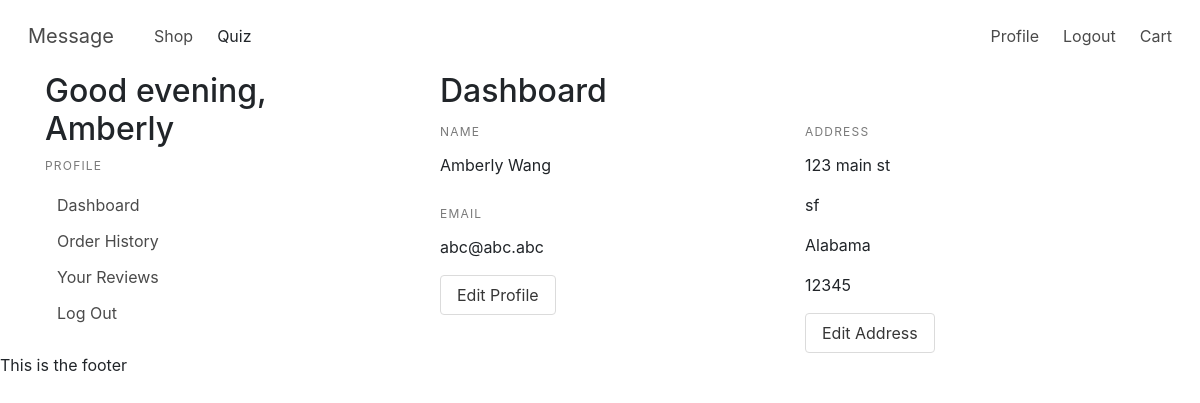
The app's page /profile (signed in), older data.
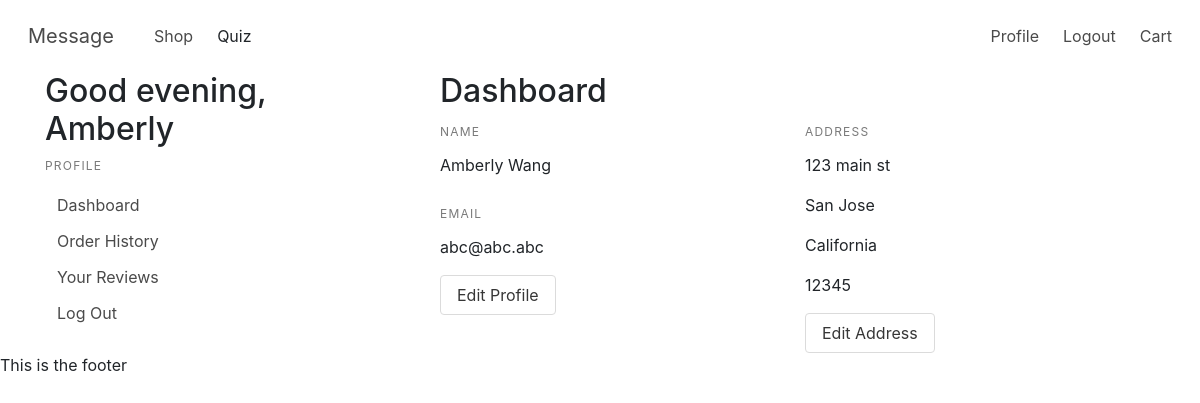
The same page, newer data.
### models.py (models this page shows, shortened)
class User(UserMixin, Model):
    fname = CharField()
    lname = CharField()
    email = CharField(unique=True)
    password = CharField(max_length=100)
    street_address = CharField(default="")
    city = CharField(default="")
    state = CharField(default="")
    postal_code = CharField(default="")
    join_date = DateTimeField(default=datetime.datetime.now())
    class Meta:
        database = DATABASE

### app.py (the view)
@app.route('/profile')
@login_required
def profile():
    user = current_user
    current_hour = datetime.datetime.now().hour
    greeting = time_of_day(current_hour)
    return render_template("dashboard.html", user=user, greeting=greeting)

### app.py (called while the page is built)
@login_manager.user_loader
def load_user(userid):
    try:
        return models.User.get(models.User.id == userid)
    except models.DoesNotExist:
        return None

@app.before_request
def before_request():
    g.db = models.DATABASE
    g.db.connect()
    g.user = current_user

@app.after_request
def after_request(response):
    g.db.close()
    return response

def time_of_day(hour):
    return (
        "morning" if 5 <= hour <= 11
        else
        "afternoon" if 12 <= hour <= 17
        else
        "evening" if 18 <= hour <= 22
        else
        "night"
    )

### templates/dashboard.html
{% extends 'profile.html' %}
{% block profile %}
<h2>Dashboard</h2>
    <div class="row">
        <div class="col-6">
            <label class="menu-label">Name</label>
            <p>{{user.fname}} {{user.lname}}</p>
            <label class="menu-label">Email</label>
            <p>{{user.email}}</p>
            <a href="/profile/edit" class="button">Edit Profile</a>
        </div>
        <div class="col-6">
            <label class="menu-label">Address</label>
            <p>{{user.street_address}}</p>
            <p>{{user.city}}</p>
            <p>{{user.state}}</p>
            <p>{{user.postal_code}}</p>
            <a href="/profile/address" class="button">Edit Address</a>
        </div>
    </div>
{% endblock %}

### templates/profile.html
{% extends 'layout.html' %}
{% block content %}
<div class="container">
    <div class="row">
        <div class="col-sm-4">
            <h2> Good {{greeting}}, {{user.fname}}</h2>
            <aside class="menu">
                <p class="menu-label">
                    Profile
                </p>
                <ul class="menu-list">
                    <li><a href="{{url_for('profile')}}">Dashboard</a></li>
                    <li><a href="{{url_for('order_history')}}">Order History</a></li>
                    <li><a href="{{url_for('reviews')}}">Your Reviews</a></li>
                    <li><a href="{{url_for('logout')}}">Log Out</a></li>
                </ul>
            </aside>
        </div>
        <div class="col-sm-8">
            <div class="container">
                {% block profile %}
                {% endblock %}
            </div>
        </div>
    </div>
</div>
{% endblock %}

Row changes from the older to the newer data that the page shows:
changed User "Amberly": city "sf" → "San Jose"; state "Alabama" → "California"
